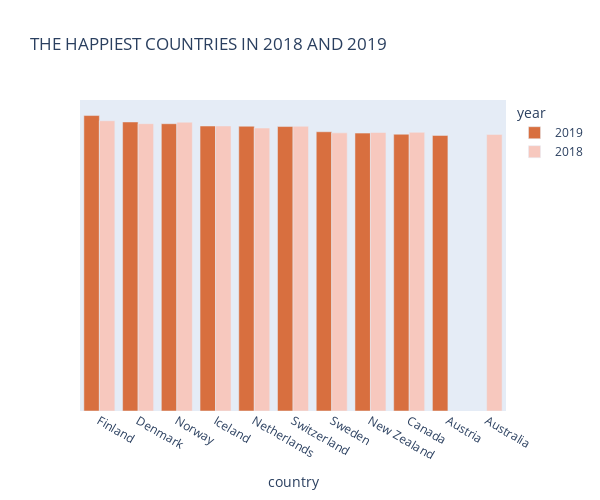
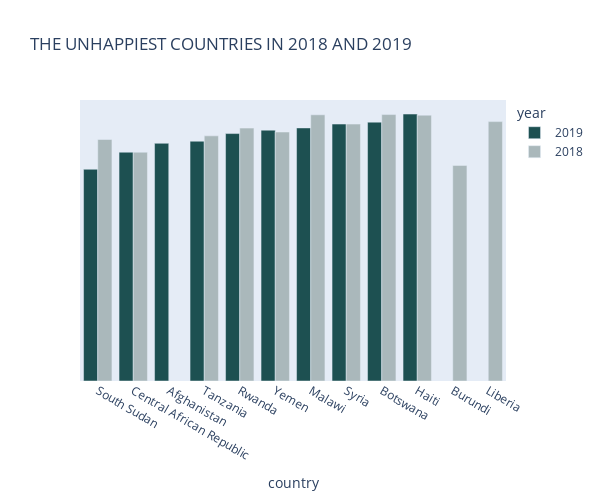

Notebook source saved alongside these figures, in order:
### Markdown cell above
#### Happpiest and least happy countries

### Code cell
df_head=df_2018_2019.sort_values(['score'],ascending=False).head(20)
df_tail=df_2018_2019.sort_values(['score'],ascending=True).head(21)

# Step 1: Create the traces of the plots

df_head["year"] = df["year"].astype(str)
fig1 = px.bar(df_head, x = 'country', 
                 y = 'score', title="THE HAPPIEST COUNTRIES IN 2018 AND 2019", color='year',
                 color_discrete_sequence = ['#d86f3f','#f7c8be'],width=600, height=500)



fig1.update_yaxes(visible=False, fixedrange=True)
fig1.update_layout(barmode='group')
fig1.show()


df_tail["year"] = df["year"].astype(str)
fig2 = px.bar(df_tail, x = 'country', 
                 y = 'score', title="THE UNHAPPIEST COUNTRIES IN 2018 AND 2019", color='year',
                 color_discrete_sequence = ['#1d5051','#aab8bb'],width=600, height=500)

fig2.update_yaxes(visible=False, fixedrange=True)
fig2.update_layout(barmode='group')
fig2.show()

### Figure 1 — Plotly figure (JSON) as saved in the notebook; plotly's stock layout.template omitted (floating-point values rounded to 4 significant figures)
{"data": [{"alignmentgroup": "True", "hovertemplate": "year=2019<br>country=%{x}<br>score=%{y}<extra></extra>", "legendgroup": "2019", "marker": {"color": "#d86f3f"}, "name": "2019", "offsetgroup": "2019", "orientation": "v", "showlegend": true, "textposition": "auto", "type": "bar", "x": ["Finland", "Denmark", "Norway", "Iceland", "Netherlands", "Switzerland", "Sweden", "New Zealand", "Canada", "Austria"], "xaxis": "x", "y": [7.769, 7.6, 7.554, 7.494, 7.488, 7.48, 7.343, 7.307, 7.278, 7.246], "yaxis": "y"}, {"alignmentgroup": "True", "hovertemplate": "year=2018<br>country=%{x}<br>score=%{y}<extra></extra>", "legendgroup": "2018", "marker": {"color": "#f7c8be"}, "name": "2018", "offsetgroup": "2018", "orientation": "v", "showlegend": true, "textposition": "auto", "type": "bar", "x": ["Finland", "Norway", "Denmark", "Iceland", "Switzerland", "Netherlands", "Canada", "New Zealand", "Sweden", "Australia"], "xaxis": "x", "y": [7.632, 7.594, 7.555, 7.495, 7.487, 7.441, 7.328, 7.324, 7.314, 7.272], "yaxis": "y"}], "layout": {"barmode": "group", "height": 500, "legend": {"title": {"text": "year"}, "tracegroupgap": 0}, "title": {"text": "THE HAPPIEST COUNTRIES IN 2018 AND 2019"}, "width": 600, "xaxis": {"anchor": "y", "domain": [0, 1], "title": {"text": "country"}}, "yaxis": {"anchor": "x", "domain": [0, 1], "fixedrange": true, "title": {"text": "score"}, "visible": false}}}

### Figure 2 — Plotly figure (JSON) as saved in the notebook; plotly's stock layout.template omitted (floating-point values rounded to 4 significant figures)
{"data": [{"alignmentgroup": "True", "hovertemplate": "year=2019<br>country=%{x}<br>score=%{y}<extra></extra>", "legendgroup": "2019", "marker": {"color": "#1d5051"}, "name": "2019", "offsetgroup": "2019", "orientation": "v", "showlegend": true, "textposition": "auto", "type": "bar", "x": ["South Sudan", "Central African Republic", "Afghanistan", "Tanzania", "Rwanda", "Yemen", "Malawi", "Syria", "Botswana", "Haiti"], "xaxis": "x", "y": [2.853, 3.083, 3.203, 3.231, 3.334, 3.38, 3.41, 3.462, 3.488, 3.597], "yaxis": "y"}, {"alignmentgroup": "True", "hovertemplate": "year=2018<br>country=%{x}<br>score=%{y}<extra></extra>", "legendgroup": "2018", "marker": {"color": "#aab8bb"}, "name": "2018", "offsetgroup": "2018", "orientation": "v", "showlegend": true, "textposition": "auto", "type": "bar", "x": ["Burundi", "Central African Republic", "South Sudan", "Tanzania", "Yemen", "Rwanda", "Syria", "Liberia", "Haiti", "Malawi", "Botswana"], "xaxis": "x", "y": [2.905, 3.083, 3.254, 3.303, 3.355, 3.408, 3.462, 3.495, 3.582, 3.587, 3.59], "yaxis": "y"}], "layout": {"barmode": "group", "height": 500, "legend": {"title": {"text": "year"}, "tracegroupgap": 0}, "title": {"text": "THE UNHAPPIEST COUNTRIES IN 2018 AND 2019"}, "width": 600, "xaxis": {"anchor": "y", "domain": [0, 1], "title": {"text": "country"}}, "yaxis": {"anchor": "x", "domain": [0, 1], "fixedrange": true, "title": {"text": "score"}, "visible": false}}}
